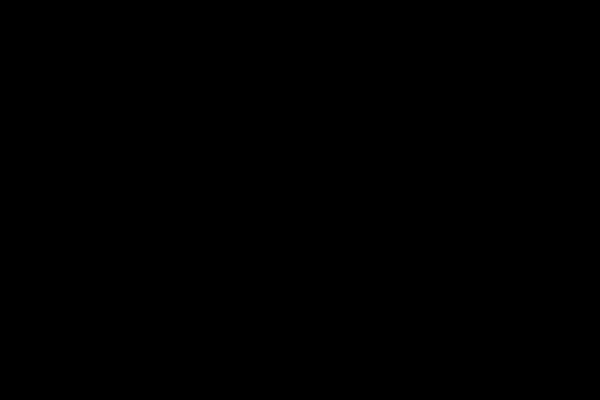
Frame 1 (no input)
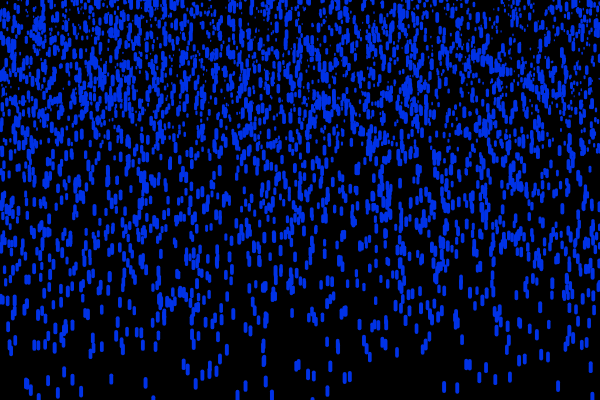
Frame 60 (no input)
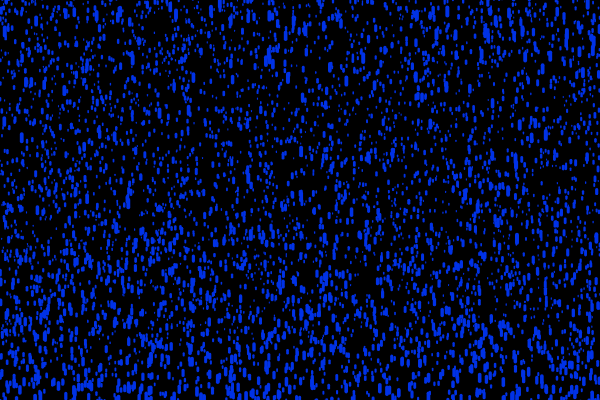
Frame 120 (the mouse pressed at the canvas centre since frame 60)

The p5.js sketch that drew these frames (run headless with seeded random() and noise() and a simulated clock; from frame 60 on, the mouse is pressed at the canvas centre):

// p5.js sketch
// ── sketch.js
var pingos = [];

function setup() {
  createCanvas(600, 400);
  for (var i = 0; i < 8000; i++) {
    pingos[i] = new pingo(random(width), random(-500, -50));
  }
}

function draw() {
  background(0);
  for (var i = pingos.length - 1; i >= 0; i--) {
    pingos[i].update(i);
    if (pingos[i]) {
      pingos[i].show();
    }
  }
}

var pingo = function(x, y) {
  this.pos = createVector(x, y);
  this.z = random(0, 50);
  if (this.z <= 30) {
    this.vel = map(this.z, 0, 30, 2, 3);
    this.tam = map(this.z, 0, 30, 1, 3);
  } else {
    this.vel = map(this.z, 31, 50, 4, 7);
    this.tam = map(this.z, 31, 50, 4, 8);
  }

  this.update = function(i_) {
    this.vel += 0.02;
    var i = i_;
    if (this.pos.y >= height) {
      pingos.splice(i, 1);
      pingos.push(new pingo(random(width), random(-500, -50)));
    } else {
      this.pos.y += this.vel;
    }
  }
  this.show = function() {
    var j = map(this.z, 0, 50, 1, 4);
    strokeWeight(j);
    stroke(0, 50, 230);
    line(this.pos.x, this.pos.y, this.pos.x, this.pos.y + this.tam);
  }
}
